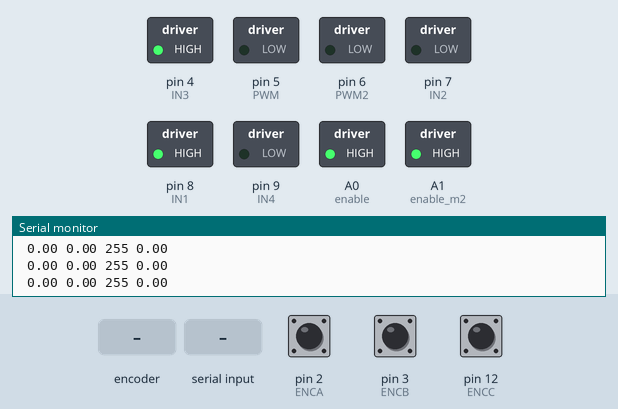
This program was run on a simulated Arduino Uno, built with avr-gcc and run on an emulated ATmega328P. On the bench: switched loads named in the program (green lamp = pin HIGH), the last lines printed to the serial monitor. Dashed ring = blinking. The inputs (shaded band) are chosen by the test bench; at power-on: pin 2 (ENCA) HIGH, pin 3 (ENCB) HIGH, pin 12 (ENCC) HIGH.

Above: at 1.2 s.
1.3 s: rotary encoder on pin 2 (ENCA) / pin 3 (ENCB) turned 1 step (first pin leading)
At 2.7 s:
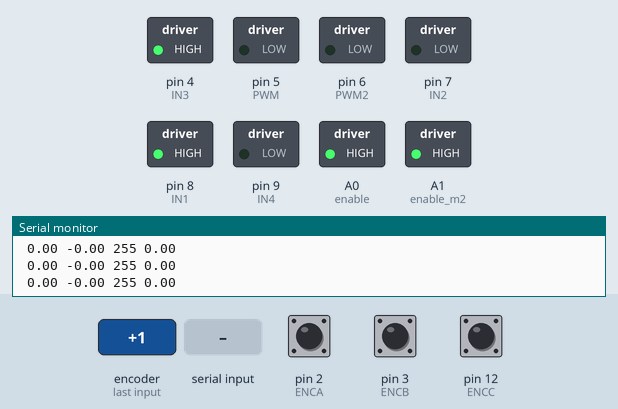
3.0 s: "90,45\n" received over Serial
At 3.3 s:
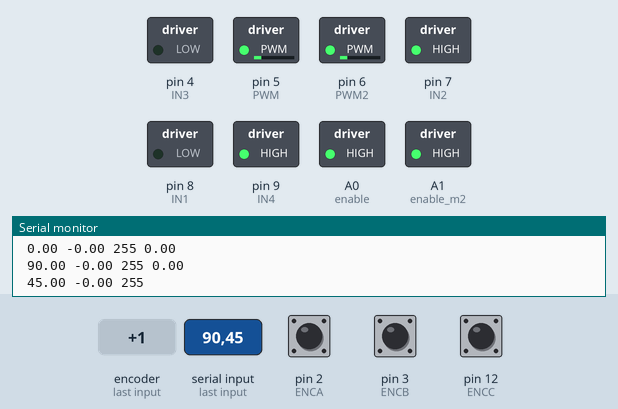
5.5 s: "90\n" received over Serial
At 6.3 s:
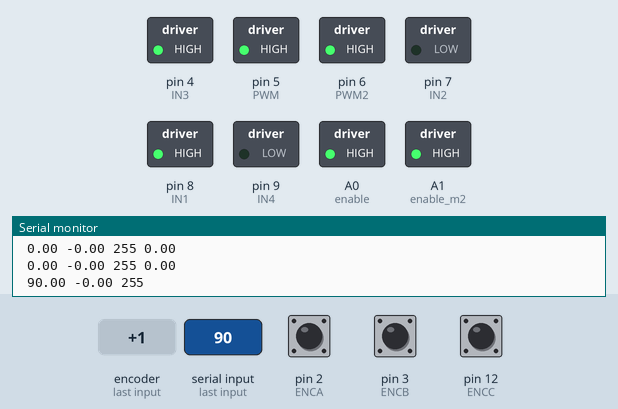
8.0 s: rotary encoder on pin 2 (ENCA) / pin 3 (ENCB) turned 2 steps (second pin leading)
At 8.23 s:
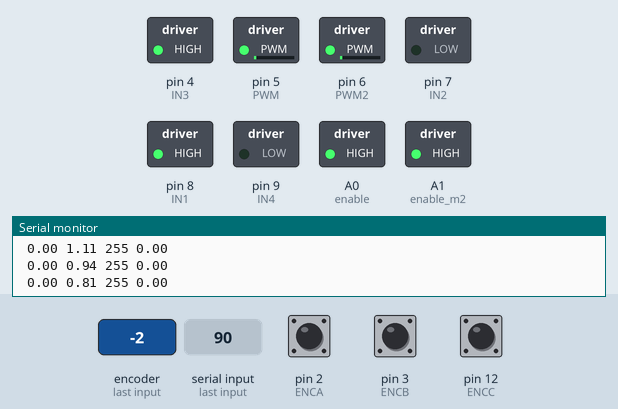
9.9 s: "30,150\n" received over Serial
At 11.8 s:
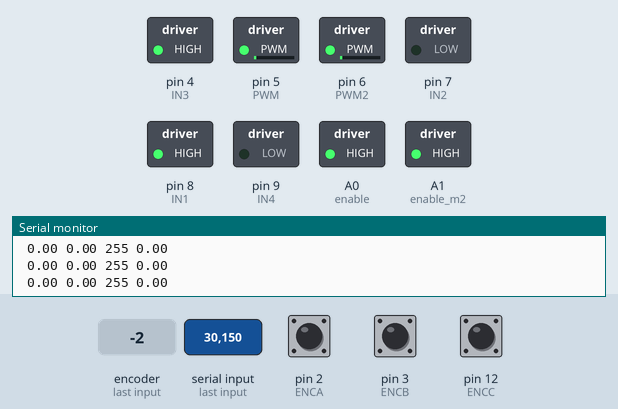
Timing chart, 0 to 12.4 s (numbered marks = the images above; inputs shaded):
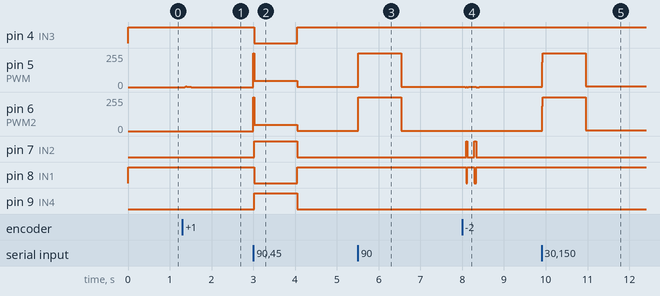

Measured:
- after the input at 1.3 s, pin 5 (PWM): 0/255 → 1/255 after 0.05 s, → 0/255 0.16 s later
- after the input at 3.0 s, pin 4 (IN3), pin 8 (IN1): HIGH → LOW at once, → HIGH 1.0 s later; pin 5 (PWM), pin 6 (PWM2): 0/255 → 46/255 at once, → 1/255 1.0 s later; pin 7 (IN2), pin 9 (IN4): LOW → HIGH at once, → LOW 1.0 s later
- after the input at 5.5 s, pin 5 (PWM), pin 6 (PWM2): 1/255 → 255/255 at once, → 2/255 1.0 s later
- after the input at 8.0 s, pin 7 (IN2): alternates HIGH for 0.03 s and LOW for 0.17 s, 4 changes in all, then stays LOW, starting after 0.10 s; pin 8 (IN1): alternates HIGH for 0.17 s and LOW for 0.03 s, 4 changes in all, then stays HIGH, starting after 0.10 s
- after the input at 9.9 s, pin 5 (PWM), pin 6 (PWM2): 2/255 → 255/255 at once, → 4/255 1.0 s later

The program:

main.cpp
```cpp
#include<Arduino.h>
#include "PinChangeInterrupt.h"
// Pins Right motor
#define ENCA 2
#define ENCB 3
#define PWM 5
#define IN1 8
#define IN2 7
#define enable A0
//end

// Pins left motor
#define ENCC 12
#define ENCD 11
#define PWM2 6
#define IN3 4
#define IN4 9
#define enable_m2 A1
//end
volatile int pos_i = 0;
void readEncoder(){
  // Read encoder B when ENCD rises
  int b = digitalRead(ENCD);
  int increment = 0;
  if(b>0){
    // If B is high, increment forward
    increment = 1;
  }
  else{
    // Otherwise, increment backward
    increment = -1;
  }
  pos_i = pos_i + increment;
}

volatile int pos_i_L = 0;
void readEncoder_L(){
  // Read encoder B when ENCA rises
  int b = digitalRead(ENCB);
  int increment = 0;
  if(b>0){
    // If B is high, increment forward
    increment = 1;
  }
  else{
    // Otherwise, increment backward
    increment = -1;
  }
  pos_i_L = pos_i_L + increment;
}

void setMotor(int dir, int pwmVal, int pwm, int in1, int in2){
  analogWrite(pwm,pwmVal); // Motor speed
  if(dir == 1){
    // Turn one way
    digitalWrite(in1,HIGH);
    digitalWrite(in2,LOW);
  }
  else if(dir == -1){
    // Turn the other way
    digitalWrite(in1,LOW);
    digitalWrite(in2,HIGH);
  }
  else{
    // Or dont turn
    digitalWrite(in1,LOW);
    digitalWrite(in2,LOW);
  }
}


void setup() {
  Serial.begin(9600);

  pinMode(ENCA,INPUT);
  pinMode(ENCB,INPUT);

  pinMode(ENCC,INPUT);
  pinMode(ENCD,INPUT);

  pinMode(PWM,OUTPUT);
  pinMode(IN1,OUTPUT);
  pinMode(IN2,OUTPUT);

  pinMode(PWM2,OUTPUT);
  pinMode(IN3,OUTPUT);
  pinMode(IN4,OUTPUT);

  pinMode(enable,OUTPUT);
  pinMode(enable_m2,OUTPUT);

  digitalWrite(enable_m2,HIGH);
  digitalWrite(enable,HIGH);

  attachInterrupt(digitalPinToInterrupt(ENCA),readEncoder_L,RISING);
  attachPCINT(digitalPinToPCINT(ENCC),readEncoder,RISING);
}

// globals for motor_R
long prevT = 0;
float eprev = 0;
float vt = 44;
float cond=0;
int posPrev = 0;
float v1Filt = 0;
float v1Prev = 0;
float eintegral = 0;
//end
int PID_R(){
  int pos = 0;
  pos = pos_i;
  // Compute velocity with method 1
  long currT = micros();
  float deltaT = ((float) (currT-prevT))/1.0e6;
  float velocity1 = (pos - posPrev)/deltaT;
  posPrev = pos;
  prevT = currT;
  // Convert count/s to RPM
  float v1 = velocity1/320*60.0;
  // Low-pass filter (25 Hz cutoff)
  v1Filt = 0.854*v1Filt + 0.0728*v1 + 0.0728*v1Prev;
  v1Prev = v1;
  // Compute the control signal u
  float kp = 2.5;
  float ki = 0.5;
  float kd = 0.08;
  float e = vt-v1Filt;
  eintegral = eintegral + e*deltaT;
  float dedt = (e-eprev)/(deltaT);
  float u = kp*e + ki*eintegral+dedt*kd;
  eprev = e;
  return u;
}


// globals for motor_L
long prevT_L = 0;
float eprev_L = 0;
float vt_L = 44;
float cond_L=0;
int posPrev_L = 0;
float eintegral_L = 0;
float v2Filt = 0;
float v2Prev = 0;
//end
int PID_L(){
  int pos = 0;
  pos = pos_i_L;
  // Compute velocity with method 1
  long currT = micros();
  float deltaT = ((float) (currT-prevT_L))/1.0e6;
  float velocity2 = (pos - posPrev_L)/deltaT;
  posPrev_L = pos;
  prevT_L = currT;
  // Convert count/s to RPM
  float v2 = velocity2/320*60.0;
  // Low-pass filter (25 Hz cutoff)
  v2Filt = 0.854*v2Filt + 0.0728*v2 + 0.0728*v2Prev;
  v2Prev = v2;
  // Compute the control signal u
  float kp = 2.5;
  float ki = 0.5;
  float kd = 0.08;
  float e = vt-v2Filt;
  eintegral_L = eintegral_L + e*deltaT;
  float dedt = (e-eprev_L)/(deltaT);
  float u_L = kp*e + ki*eintegral_L+dedt*kd;
  eprev_L = e;
  return u_L;
}


void loop() {
  // Set a target
  if(Serial.available()>0){
      cond = Serial.parseFloat();              //Read user input and hold it in a variable
    }
  if (cond>-10 && cond<10){
    vt=0;
  }
  else if(cond>250){
    vt=250;
  }
  else if(cond<-250){
    vt=-250;
  }
  else{
    vt=cond;
  }
  // Set the motor speed and direction
  int pwr_R= PID_R();
  int pwr_l= PID_L();
  int dir = 1;
  int dir_l = 1;
  if (pwr_R<0){
    dir = -1;
  }
  if (pwr_l<0){
    dir_l = -1;
  }
   pwr_R =(int)fabs(pwr_R);
   pwr_l =(int)fabs(pwr_l);
  if(pwr_R > 255){
    pwr_R = 255;
  }

  if(pwr_l > 255){
    pwr_l = 255;
  }
  setMotor(dir_l,pwr_l,PWM,IN1,IN2);
  setMotor(dir,pwr_R,PWM2,IN3,IN4);
  int HE=255;
  Serial.println(v1Filt);
  Serial.print(" ");
  Serial.print(vt);
  Serial.print(" ");
  Serial.print(v2Filt);
  Serial.print(" ");
  Serial.print(HE);
  Serial.print(" ");
  delay(1);
}
```
